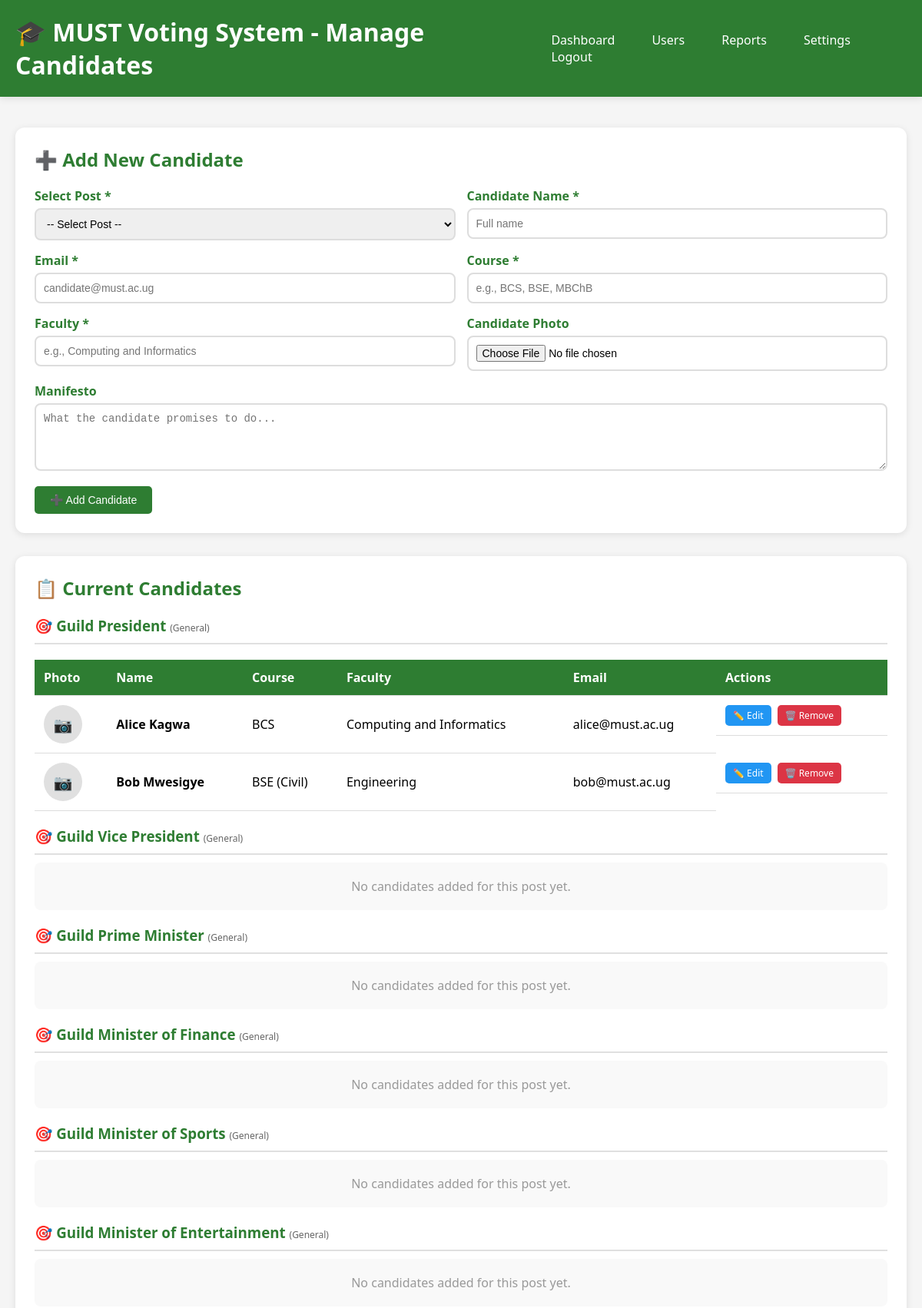
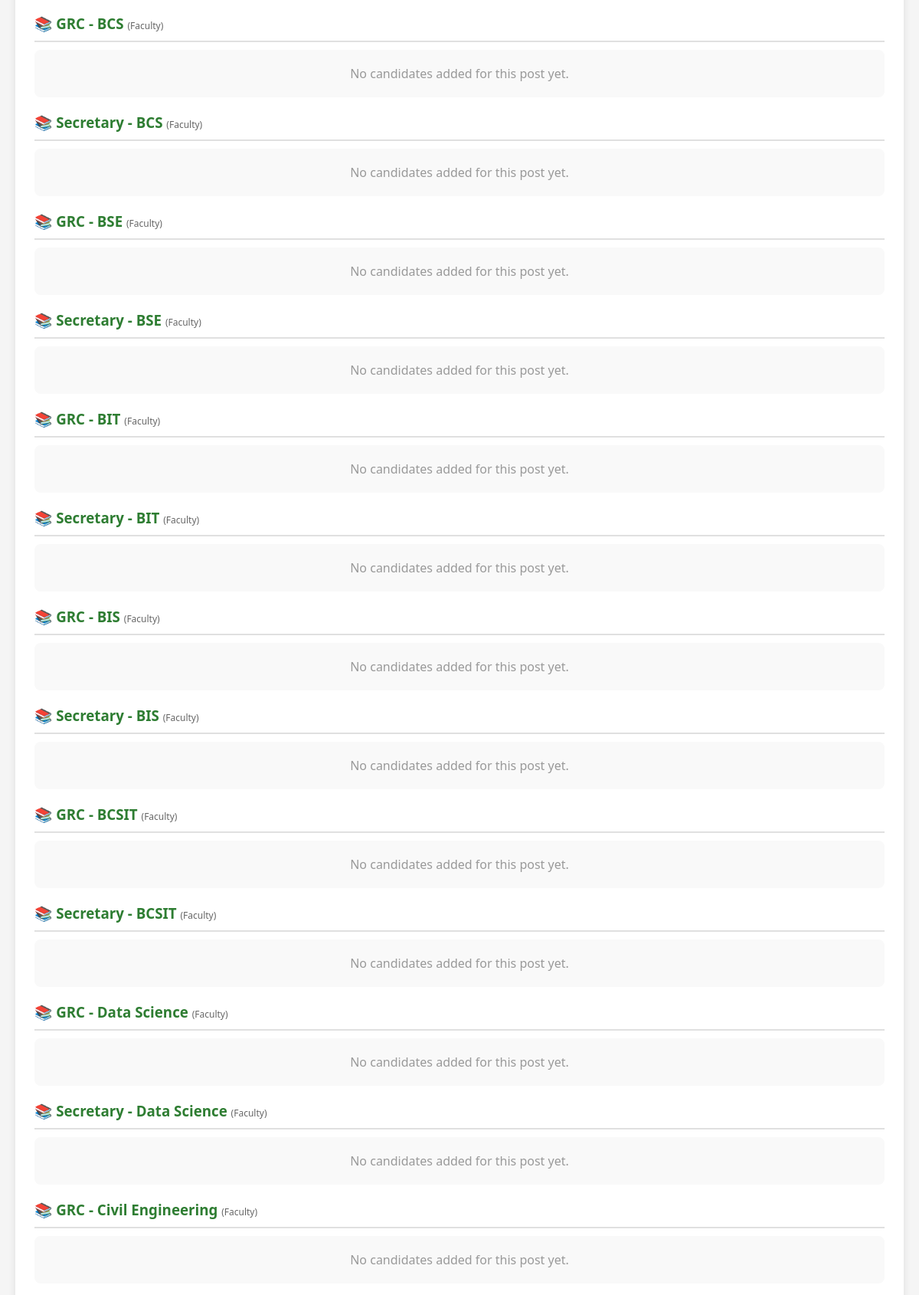
The app's page /index.php?page=admin&action=manage_candidates (signed in, upper part) with its own data (2 pictures, top to bottom).
### tables this page shows
CREATE TABLE posts (
    id INT PRIMARY KEY AUTO_INCREMENT,
    name VARCHAR(100) NOT NULL,
    category ENUM('general', 'faculty', 'regional') NOT NULL,
    faculty_filter VARCHAR(100) NULL,
    course_filter VARCHAR(50) NULL,
    location_filter VARCHAR(20) NULL,
    description TEXT,
    INDEX idx_category (category),
    INDEX idx_course (course_filter),
    INDEX idx_location (location_filter)
);

CREATE TABLE candidates (
    id INT PRIMARY KEY AUTO_INCREMENT,
    post_id INT NOT NULL,
    name VARCHAR(100) NOT NULL,
    email VARCHAR(100) NOT NULL,
    course VARCHAR(50) NOT NULL,
    faculty VARCHAR(100) NOT NULL,
    manifesto TEXT,
    image_url VARCHAR(255),
    created_at TIMESTAMP DEFAULT CURRENT_TIMESTAMP,
    FOREIGN KEY (post_id) REFERENCES posts(id) ON DELETE CASCADE,
    INDEX idx_post (post_id),
    INDEX idx_course (course)
);

### controller.php (called while the page is built)
<?php
class Controller {
    public function view($view, $data = []) {
        extract($data);
        require_once "views/" . $view . ".php";
    }
}
?>

### admincontroller.php (called while the page is built, shortened)
<?php
class AdminController extends Controller {
    public function manageCandidates() {
        $posts = Post::getAll();
        $candidates = [];
        foreach($posts as $post) {
            $candidates[$post['id']] = Candidate::getByPost($post['id']);
        }
        $this->view('admin/manage_candidates', ['posts' => $posts, 'candidates' => $candidates]);
    }
}
?>

### model.php (called while the page is built, shortened)
<?php
class Model {
    protected static $table = '';
    public static function getAll() {
        $db = Database::getInstance()->getConnection();
        $stmt = $db->query("SELECT * FROM " . static::$table);
        return $stmt->fetchAll(PDO::FETCH_ASSOC);
    }
}
?>

### candidate.php (called while the page is built, shortened)
<?php
class Candidate extends Model {
    public static function getByPost($postId) {
        $db = Database::getInstance()->getConnection();
        $stmt = $db->prepare("SELECT * FROM candidates WHERE post_id = ? ORDER BY name");
        $stmt->execute([$postId]);
        return $stmt->fetchAll(PDO::FETCH_ASSOC);
    }
}
?>

### manage_candidates.php (the view, shortened to what this page needs)
<!DOCTYPE html>
<html lang="en">
<head>
</head>
<body>
    <div class="header">
        <div class="header-content">
            <h1>🎓 MUST Voting System - Manage Candidates</h1>
            <div class="nav-links">
                <a href="index.php?page=dashboard">Dashboard</a>
                <a href="index.php?page=admin&action=manage_users">Users</a>
                <a href="index.php?page=admin&action=reports">Reports</a>
                <a href="index.php?page=admin&action=settings">Settings</a>
                <a href="index.php?page=logout">Logout</a>
            </div>
        </div>
    </div>
    <div class="container">
        <div class="card">
            <h2>➕ Add New Candidate</h2>
            <form method="POST" action="index.php?page=admin&action=add_candidate" enctype="multipart/form-data">
                <div class="form-row">
                    <div class="form-group">
                        <label>Select Post *</label>
                        <select name="post_id" required>
                            <option value="">-- Select Post --</option>
                        </select>
                    </div>
                    <div class="form-group">
                        <label>Candidate Name *</label>
                        <input type="text" name="name" placeholder="Full name" required>
                    </div>
                </div>
                <div class="form-row">
                    <div class="form-group">
                        <label>Email *</label>
                        <input type="email" name="email" placeholder="candidate@must.ac.ug" required>
                    </div>
                    <div class="form-group">
                        <label>Course *</label>
                        <input type="text" name="course" placeholder="e.g., BCS, BSE, MBChB" required>
                    </div>
                </div>
                <div class="form-row">
                    <div class="form-group">
                        <label>Faculty *</label>
                        <input type="text" name="faculty" placeholder="e.g., Computing and Informatics" required>
                    </div>
                    <div class="form-group">
                        <label>Candidate Photo</label>
                        <input type="file" name="image" accept="image/*">
                    </div>
                </div>
                <div class="form-group">
                    <label>Manifesto</label>
                    <textarea name="manifesto" rows="4" placeholder="What the candidate promises to do..."></textarea>
                </div>
                <button type="submit" class="btn">➕ Add Candidate</button>
            </form>
        </div>
        <div class="card">
            <h2>📋 Current Candidates</h2>
            <?php foreach($posts as $post): ?>
                <h3>
                    <?php
                        $icon = '';
                        if($post['category'] == 'general') $icon = '🎯';
                        elseif($post['category'] == 'faculty') $icon = '📚';
                        else $icon = '🏘️';
                        echo $icon . ' ' . $post['name'];
                    ?>
                    <span style="font-size: 12px; color: #666; font-weight: normal;">
                        (<?php echo ucfirst($post['category']); ?>)
                    </span>
                </h3>
                <?php if(isset($candidates[$post['id']]) && count($candidates[$post['id']]) > 0): ?>
                    <table>
                        <thead>
                            <tr>
                                <th>Photo</th>
                                <th>Name</th>
                                <th>Course</th>
                                <th>Faculty</th>
                                <th>Email</th>
                                <th>Actions</th>
                            </tr>
                        </thead>
                        <tbody>
                            <?php foreach($candidates[$post['id']] as $candidate): ?>
                                <tr>
                                    <td>
                                        <?php if($candidate['image_url']): ?>
                                            <img src="<?php echo $candidate['image_url']; ?>" alt="Photo" class="candidate-photo">
                                        <?php else: ?>
                                            <div class="no-photo">📷</div>
                                        <?php endif; ?>
                                    </td>
                                    <td><strong><?php echo htmlspecialchars($candidate['name']); ?></strong></td>
                                    <td><?php echo htmlspecialchars($candidate['course']); ?></td>
                                    <td><?php echo htmlspecialchars($candidate['faculty']); ?></td>
                                    <td><?php echo htmlspecialchars($candidate['email']); ?></td>
                                    <td class="action-buttons">
                                        <a href="index.php?page=admin&action=edit_candidate&id=<?php echo $candidate['id']; ?>"
                                           class="btn btn-edit btn-sm">
                                            ✏️ Edit
                                        </a>
                                        <a href="index.php?page=admin&action=remove_candidate&id=<?php echo $candidate['id']; ?>"
                                           onclick="return confirm('Are you sure you want to remove <?php echo addslashes($candidate['name']); ?>? This action cannot be undone.')"
                                           class="btn btn-danger btn-sm">
                                            🗑️ Remove
                                        </a>
                                    </td>
                                </tr>
                            <?php endforeach; ?>
                        </tbody>
                    </table>
                <?php else: ?>
                    <p style="padding: 20px; text-align: center; color: #999; background: #f9f9f9; border-radius: 8px;">
                        No candidates added for this post yet.
                    </p>
                <?php endif; ?>
            <?php endforeach; ?>
        </div>
    </div>
</body>
</html>

### manage_candidates.php (style rules this page uses)
* { margin: 0; padding: 0; box-sizing: border-box; }
body { font-family: 'Segoe UI', Tahoma, Geneva, Verdana, sans-serif; background: #f5f5f5; }
.header { background: #2e7d32; color: white; padding: 20px; box-shadow: 0 2px 10px rgba(0,0,0,0.1); }
.header-content { max-width: 1200px; margin: 0 auto; display: flex; justify-content: space-between; align-items: center; }
.container { max-width: 1200px; margin: 40px auto; padding: 0 20px; }
.card { background: white; border-radius: 12px; padding: 25px; margin-bottom: 30px; box-shadow: 0 2px 10px rgba(0,0,0,0.1); }
.form-group { margin-bottom: 15px; }
label { display: block; margin-bottom: 5px; font-weight: bold; color: #2e7d32; }
input, select, textarea { width: 100%; padding: 10px; border: 2px solid #ddd; border-radius: 8px; font-size: 14px; transition: border-color 0.3s; }
.btn { background: #2e7d32; color: white; padding: 10px 20px; border: none; border-radius: 5px; cursor: pointer; font-size: 14px; transition: background 0.3s; text-decoration: none; display: inline-block; }
.btn-danger { background: #dc3545; }
.btn-edit { background: #2196f3; }
.btn-sm { padding: 5px 10px; font-size: 12px; }
table { width: 100%; border-collapse: collapse; margin-top: 20px; }
th, td { padding: 12px; text-align: left; border-bottom: 1px solid #ddd; }
th { background: #2e7d32; color: white; font-weight: bold; }
.nav-links a { color: white; text-decoration: none; margin-left: 20px; padding: 8px 12px; border-radius: 5px; transition: background 0.3s; }
h2 { color: #2e7d32; margin-bottom: 20px; }
h3 { color: #2e7d32; margin: 20px 0 10px 0; padding-bottom: 10px; border-bottom: 2px solid #e0e0e0; }
.no-photo { width: 50px; height: 50px; border-radius: 50%; background: #e0e0e0; display: flex; align-items: center; justify-content: center; font-size: 20px; }
.action-buttons { display: flex; gap: 8px; }
.form-row { display: grid; grid-template-columns: 1fr 1fr; gap: 15px; }

### records on screen
posts: category "🎯", name "Guild President", category "General"
candidates: name "Alice Kagwa", course "BCS", faculty "Computing and Informatics", email "alice@must.ac.ug"
candidates: name "Bob Mwesigye", course "BSE (Civil)", faculty "Engineering", email "bob@must.ac.ug"
posts: category "🎯", name "Guild Vice President", category "General", shows "No candidates added for this post yet."
posts: category "🎯", name "Guild Prime Minister", category "General", shows "No candidates added for this post yet."
posts: category "🎯", name "Guild Minister of Finance", category "General", shows "No candidates added for this post yet."
posts: category "🎯", name "Guild Minister of Sports", category "General", shows "No candidates added for this post yet."
posts: category "🎯", name "Guild Minister of Entertainment", category "General", shows "No candidates added for this post yet."
posts: category "📚", name "GRC - BCS", category "Faculty", shows "No candidates added for this post yet."
posts: category "📚", name "Secretary - BCS", category "Faculty", shows "No candidates added for this post yet."
posts: category "📚", name "GRC - BSE", category "Faculty", shows "No candidates added for this post yet."
posts: category "📚", name "Secretary - BSE", category "Faculty", shows "No candidates added for this post yet."
posts: category "📚", name "GRC - BIT", category "Faculty", shows "No candidates added for this post yet."
posts: category "📚", name "Secretary - BIT", category "Faculty", shows "No candidates added for this post yet."
posts: category "📚", name "GRC - BIS", category "Faculty", shows "No candidates added for this post yet."
posts: category "📚", name "Secretary - BIS", category "Faculty", shows "No candidates added for this post yet."
posts: category "📚", name "GRC - BCSIT", category "Faculty", shows "No candidates added for this post yet."
posts: category "📚", name "Secretary - BCSIT", category "Faculty", shows "No candidates added for this post yet."
posts: category "📚", name "GRC - Data Science", category "Faculty", shows "No candidates added for this post yet."
posts: category "📚", name "Secretary - Data Science", category "Faculty", shows "No candidates added for this post yet."
posts: category "📚", name "GRC - Civil Engineering", category "Faculty", shows "No candidates added for this post yet."
